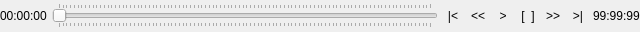
<?xml version="1.0" encoding="UTF-8"?>
<ui version="4.0">
 <class>QAnimationControls</class>
 <widget class="QWidget" name="QAnimationControls">
  <property name="geometry">
   <rect>
    <x>0</x>
    <y>0</y>
    <width>640</width>
    <height>32</height>
   </rect>
  </property>
  <property name="minimumSize">
   <size>
    <width>0</width>
    <height>32</height>
   </size>
  </property>
  <property name="maximumSize">
   <size>
    <width>16777215</width>
    <height>32</height>
   </size>
  </property>
  <property name="windowTitle">
   <string>Form</string>
  </property>
  <layout class="QHBoxLayout" name="horizontalLayout">
   <property name="spacing">
    <number>5</number>
   </property>
   <property name="margin">
    <number>0</number>
   </property>
   <item>
    <widget class="QLabel" name="lblCurrent">
     <property name="text">
      <string>00:00:00</string>
     </property>
    </widget>
   </item>
   <item>
    <widget class="QSlider" name="sldPosition">
     <property name="orientation">
      <enum>Qt::Horizontal</enum>
     </property>
     <property name="invertedAppearance">
      <bool>false</bool>
     </property>
     <property name="invertedControls">
      <bool>false</bool>
     </property>
     <property name="tickPosition">
      <enum>QSlider::TicksBothSides</enum>
     </property>
    </widget>
   </item>
   <item>
    <widget class="QToolButton" name="cmdBack">
     <property name="minimumSize">
      <size>
       <width>20</width>
       <height>20</height>
      </size>
     </property>
     <property name="maximumSize">
      <size>
       <width>20</width>
       <height>20</height>
      </size>
     </property>
     <property name="text">
      <string>|&lt;</string>
     </property>
     <property name="autoRaise">
      <bool>true</bool>
     </property>
    </widget>
   </item>
   <item>
    <widget class="QToolButton" name="cmdStepBack">
     <property name="minimumSize">
      <size>
       <width>20</width>
       <height>20</height>
      </size>
     </property>
     <property name="maximumSize">
      <size>
       <width>20</width>
       <height>20</height>
      </size>
     </property>
     <property name="text">
      <string>&lt;&lt;</string>
     </property>
     <property name="autoRaise">
      <bool>true</bool>
     </property>
    </widget>
   </item>
   <item>
    <widget class="QToolButton" name="cmdPlayPause">
     <property name="minimumSize">
      <size>
       <width>20</width>
       <height>20</height>
      </size>
     </property>
     <property name="maximumSize">
      <size>
       <width>20</width>
       <height>20</height>
      </size>
     </property>
     <property name="text">
      <string>&gt;</string>
     </property>
     <property name="autoRaise">
      <bool>true</bool>
     </property>
    </widget>
   </item>
   <item>
    <widget class="QToolButton" name="cmdStop">
     <property name="minimumSize">
      <size>
       <width>20</width>
       <height>20</height>
      </size>
     </property>
     <property name="maximumSize">
      <size>
       <width>20</width>
       <height>20</height>
      </size>
     </property>
     <property name="text">
      <string>[  ]</string>
     </property>
     <property name="autoRaise">
      <bool>true</bool>
     </property>
    </widget>
   </item>
   <item>
    <widget class="QToolButton" name="cmdStepForward">
     <property name="minimumSize">
      <size>
       <width>20</width>
       <height>20</height>
      </size>
     </property>
     <property name="maximumSize">
      <size>
       <width>20</width>
       <height>20</height>
      </size>
     </property>
     <property name="text">
      <string>&gt;&gt;</string>
     </property>
     <property name="autoRaise">
      <bool>true</bool>
     </property>
    </widget>
   </item>
   <item>
    <widget class="QToolButton" name="cmdForward">
     <property name="minimumSize">
      <size>
       <width>20</width>
       <height>20</height>
      </size>
     </property>
     <property name="maximumSize">
      <size>
       <width>20</width>
       <height>20</height>
      </size>
     </property>
     <property name="text">
      <string>&gt;|</string>
     </property>
     <property name="autoRaise">
      <bool>true</bool>
     </property>
    </widget>
   </item>
   <item>
    <widget class="QLabel" name="lblDuration">
     <property name="text">
      <string>99:99:99</string>
     </property>
    </widget>
   </item>
  </layout>
 </widget>
 <resources/>
 <connections>
  <connection>
   <sender>sldPosition</sender>
   <signal>valueChanged(int)</signal>
   <receiver>QAnimationControls</receiver>
   <slot>slotShowStep(int)</slot>
   <hints>
    <hint type="sourcelabel">
     <x>220</x>
     <y>368</y>
    </hint>
    <hint type="destinationlabel">
     <x>316</x>
     <y>205</y>
    </hint>
   </hints>
  </connection>
  <connection>
   <sender>cmdBack</sender>
   <signal>pressed()</signal>
   <receiver>QAnimationControls</receiver>
   <slot>slotBack()</slot>
   <hints>
    <hint type="sourcelabel">
     <x>455</x>
     <y>15</y>
    </hint>
    <hint type="destinationlabel">
     <x>319</x>
     <y>15</y>
    </hint>
   </hints>
  </connection>
  <connection>
   <sender>cmdForward</sender>
   <signal>pressed()</signal>
   <receiver>QAnimationControls</receiver>
   <slot>slotForward()</slot>
   <hints>
    <hint type="sourcelabel">
     <x>580</x>
     <y>15</y>
    </hint>
    <hint type="destinationlabel">
     <x>319</x>
     <y>15</y>
    </hint>
   </hints>
  </connection>
  <connection>
   <sender>cmdPlayPause</sender>
   <signal>pressed()</signal>
   <receiver>QAnimationControls</receiver>
   <slot>slotTogglePlayPause()</slot>
   <hints>
    <hint type="sourcelabel">
     <x>505</x>
     <y>15</y>
    </hint>
    <hint type="destinationlabel">
     <x>319</x>
     <y>15</y>
    </hint>
   </hints>
  </connection>
  <connection>
   <sender>cmdStepBack</sender>
   <signal>pressed()</signal>
   <receiver>QAnimationControls</receiver>
   <slot>slotStepBack()</slot>
   <hints>
    <hint type="sourcelabel">
     <x>480</x>
     <y>15</y>
    </hint>
    <hint type="destinationlabel">
     <x>319</x>
     <y>15</y>
    </hint>
   </hints>
  </connection>
  <connection>
   <sender>cmdStepForward</sender>
   <signal>pressed()</signal>
   <receiver>QAnimationControls</receiver>
   <slot>slotStepForward()</slot>
   <hints>
    <hint type="sourcelabel">
     <x>555</x>
     <y>15</y>
    </hint>
    <hint type="destinationlabel">
     <x>319</x>
     <y>15</y>
    </hint>
   </hints>
  </connection>
  <connection>
   <sender>cmdStop</sender>
   <signal>pressed()</signal>
   <receiver>QAnimationControls</receiver>
   <slot>slotStop()</slot>
   <hints>
    <hint type="sourcelabel">
     <x>530</x>
     <y>15</y>
    </hint>
    <hint type="destinationlabel">
     <x>319</x>
     <y>15</y>
    </hint>
   </hints>
  </connection>
 </connections>
 <slots>
  <signal>play()</signal>
  <signal>pause()</signal>
  <signal>stop()</signal>
  <signal>forward()</signal>
  <signal>backward()</signal>
  <signal>stepForward()</signal>
  <signal>stepBackward()</signal>
  <signal>showStep(int)</signal>
  <slot>slotTogglePlayPause()</slot>
  <slot>slotStop()</slot>
  <slot>slotBack()</slot>
  <slot>slotStepBack()</slot>
  <slot>slotStepForward()</slot>
  <slot>slotForward()</slot>
  <slot>slotShowStep(int)</slot>
 </slots>
</ui>
